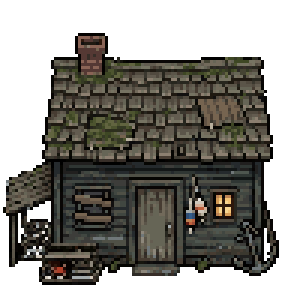
#> input picture art/style_tests/CCH-WICKER-COVE-ALPHA-001/raw/cottage/01.png, 96 x 96 px, given in place of gen_be4b3d8247.png, which was not available (shown 3 times larger)
$ python aoh2_e3.py
#> lines starting #> are read from the running program, lines starting #| are printed output that depends on the picture; after the words box and inside, x2 and y2 are one past the last pixel; in counts of white or black regions, pixels touching at a corner belong together
"""ART-OVERHAUL-002 E3: the farm and homestead's remaining sprites.

Builds art/farm/e3/ from the PixelLab outputs kept under art/style_tests/ART-OVERHAUL-002/E3/raw/:
  house_stage_0..2.png  the P1 cabin (art/farm/concept/gen_be4b3d8247.png, 384 x 320, drawn at 1.5) edited to the
                        Decrepit, Boarded and Patched stages; alpha forced to the P1 cabin's, so the footprint, door
                        and windows stay where they are. Stage 3 (Restored) is the P1 cabin itself.
  house_stage_2_night.png  stage 2 with the P1 night sprite's lit window panes copied in (stage 0-1 windows are dark)
  ext_<id>.png          porch, second storey and cellar-room overlays: the pixels an edit of the padded P1 cabin
                        changed, cleaned up; their offsets from the cabin's top-left (cabin pixels) go in sizes.json
  <prop>.png            the decor, well, forage, happenings and night pieces: cropped to their largest shape
Binary alpha everywhere (alpha >= 128 kept). Run from the repository root:  python tools/aoh2_e3.py
"""
import json, os
import numpy as np
from PIL import Image

ROOT = os.path.dirname(os.path.dirname(os.path.abspath(__file__)))
RAW = os.path.join(ROOT, 'art/style_tests/ART-OVERHAUL-002/E3/raw')
OUT = os.path.join(ROOT, 'art/farm/e3')
CABIN = os.path.join(ROOT, 'art/farm/concept/gen_be4b3d8247.png')
CABIN_NIGHT = os.path.join(ROOT, 'art/farm/concept/gen_d037a9b61e.png')
PAD = (32, 32)   # where the cabin sits in the padded canvas the extension edits were made on (448 x 400)
# Extension -> the region of the padded canvas its change is looked for in (x0, y0, x1, y1).
EXT = {'porch': (0, 150, 448, 400), 'storey': (60, 0, 400, 210), 'cellar': (0, 290, 205, 400)}
PROPS = {}   # filled in by the picks below: name -> 'key/NN'
PICKS = os.path.join(ROOT, 'art/style_tests/ART-OVERHAUL-002/E3/picks.json')


def binary(im):
    a = np.array(im.convert('RGBA'))
    a[..., 3] = np.where(a[..., 3] >= 128, 255, 0)
    a[a[..., 3] == 0] = 0
    return a


def label(on):
    """8-connected components: (labels, sizes)."""
    lab = np.zeros(on.shape, int)
    sizes = [0]
    n = 0
    for y, x in zip(*np.nonzero(on)):
        if lab[y, x]:
            continue
        n += 1
        stack, size = [(y, x)], 0
        lab[y, x] = n
        while stack:
            cy, cx = stack.pop()
            size += 1
            for dy in (-1, 0, 1):
                for dx in (-1, 0, 1):
                    ny, nx = cy + dy, cx + dx
                    if 0 <= ny < on.shape[0] and 0 <= nx < on.shape[1] and on[ny, nx] and not lab[ny, nx]:
                        lab[ny, nx] = n
                        stack.append((ny, nx))
        sizes.append(size)
    return lab, sizes


def crop(src):
    a = binary(Image.open(src))
    lab, sizes = label(a[..., 3] > 0)
    a[lab != int(np.argmax(sizes))] = 0
    im = Image.fromarray(a)
    return im.crop(im.getbbox())


def dilate(m, r):
    out = m.copy()
    for dy in range(-r, r + 1):
        for dx in range(-r, r + 1):
            out |= np.roll(np.roll(m, dy, 0), dx, 1)
    return out


def erode(m, r):
    return ~dilate(~m, r)


def stages(info):
    cabin = binary(Image.open(CABIN))
#> in binary, a is the input picture: shape (96, 96, 4); mean R, G, B, A 39.6, 37.6, 31.8, 159.8
    night = binary(Image.open(CABIN_NIGHT))
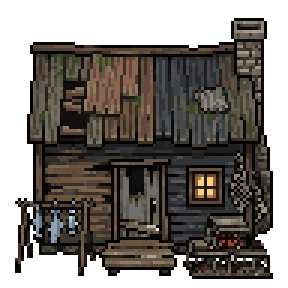
#> input picture art/style_tests/CCH-WICKER-COVE-ALPHA-001/raw/cottage/02.png, 96 x 96 px, given in place of gen_d037a9b61e.png, which was not available (shown 3 times larger)
#> in binary, a is the input picture: shape (96, 96, 4); mean R, G, B, A 41.3, 36.7, 31.6, 167.8
    lit = np.abs(cabin.astype(int) - night.astype(int)).sum(-1) > 30   # the P1 cabin's lit window panes
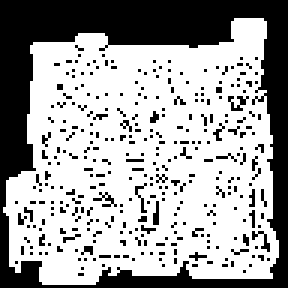
#> lit: shape (96, 96) bool (shown 3 times larger); 63.7% white; 320 black regions (319 under 20 px), largest, box (x1, y1, x2, y2) and area: (0, 0, 96, 96) 2642
    for s in range(3):
        a = binary(Image.open(os.path.join(RAW, 'house%d' % s, '00.png')))
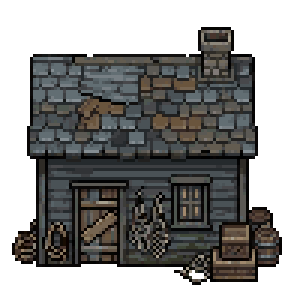
#> input picture art/style_tests/CCH-WICKER-COVE-ALPHA-001/raw/cottage/00.png, 96 x 96 px, found by its file name (shown 3 times larger)
#> in binary, a is the input picture: shape (96, 96, 4); mean R, G, B, A 38.8, 38.4, 37, 157.1
        a[..., 3] = cabin[..., 3]
        a[cabin[..., 3] == 0] = 0
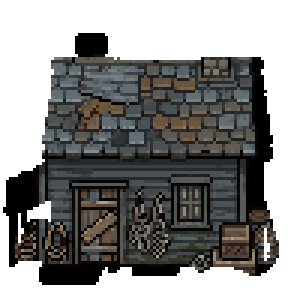
#> a: shape (96, 96, 4) (shown 3 times larger); mean R, G, B, A 35.1, 34.9, 33.6, 159.8; transparent parts drawn white
        Image.fromarray(a).save(os.path.join(OUT, 'house_stage_%d.png' % s))
        info['house_stage_%d' % s] = [a.shape[1], a.shape[0]]
        if s == 2:
            n = a.copy()
            n[lit] = night[lit]
            Image.fromarray(n).save(os.path.join(OUT, 'house_stage_2_night.png'))


def extensions(info):
    base = binary(Image.open(os.path.join(ROOT, 'art/style_tests/ART-OVERHAUL-002/E3/refs/cabin_pad.png'))).astype(int)
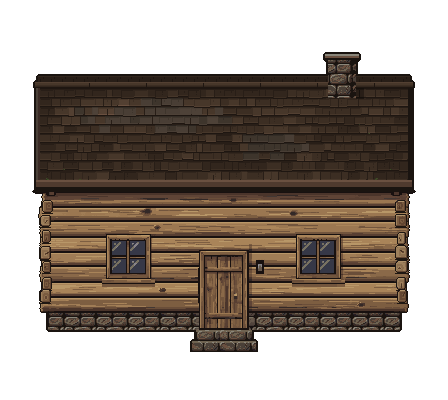
#> input picture art/style_tests/ART-OVERHAUL-002/E3/refs/cabin_pad.png, 448 x 400 px
#> in binary, a is the input picture: shape (400, 448, 4); mean R, G, B, A 44.9, 34.8, 26.1, 139.9
    for ext, (x0, y0, x1, y1) in EXT.items():
        e = binary(Image.open(os.path.join(RAW, ext, '00.png'))).astype(int)
#> (the run stopped early here; a loop or call above may not have finished)
